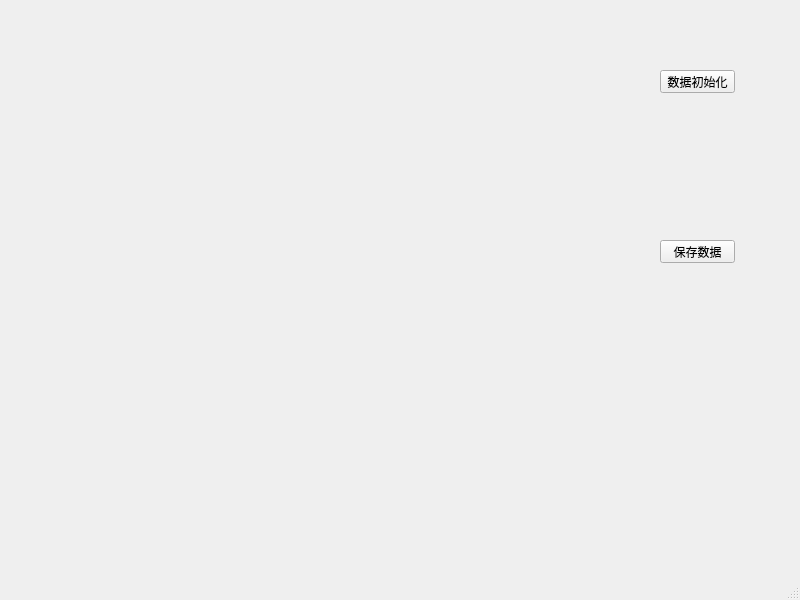
<?xml version="1.0" encoding="UTF-8"?>
<ui version="4.0">
 <class>MainWindow</class>
 <widget class="QMainWindow" name="MainWindow">
  <property name="geometry">
   <rect>
    <x>0</x>
    <y>0</y>
    <width>800</width>
    <height>600</height>
   </rect>
  </property>
  <property name="windowTitle">
   <string>MainWindow</string>
  </property>
  <widget class="QWidget" name="centralWidget">
   <widget class="DataTableWidget" name="pandastablewidget" native="true">
    <property name="geometry">
     <rect>
      <x>10</x>
      <y>30</y>
      <width>591</width>
      <height>331</height>
     </rect>
    </property>
   </widget>
   <widget class="QPushButton" name="pushButton">
    <property name="geometry">
     <rect>
      <x>660</x>
      <y>70</y>
      <width>75</width>
      <height>23</height>
     </rect>
    </property>
    <property name="text">
     <string>数据初始化</string>
    </property>
   </widget>
   <widget class="QPushButton" name="pushButton_2">
    <property name="geometry">
     <rect>
      <x>660</x>
      <y>240</y>
      <width>75</width>
      <height>23</height>
     </rect>
    </property>
    <property name="text">
     <string>保存数据</string>
    </property>
   </widget>
  </widget>
  <widget class="QMenuBar" name="menuBar">
   <property name="geometry">
    <rect>
     <x>0</x>
     <y>0</y>
     <width>800</width>
     <height>23</height>
    </rect>
   </property>
  </widget>
  <widget class="QStatusBar" name="statusBar"/>
 </widget>
 <customwidgets>
  <customwidget>
   <class>DataTableWidget</class>
   <extends>QWidget</extends>
   <header>qtpandas.views.DataTableView</header>
   <container>1</container>
  </customwidget>
 </customwidgets>
 <resources/>
 <connections/>
</ui>
